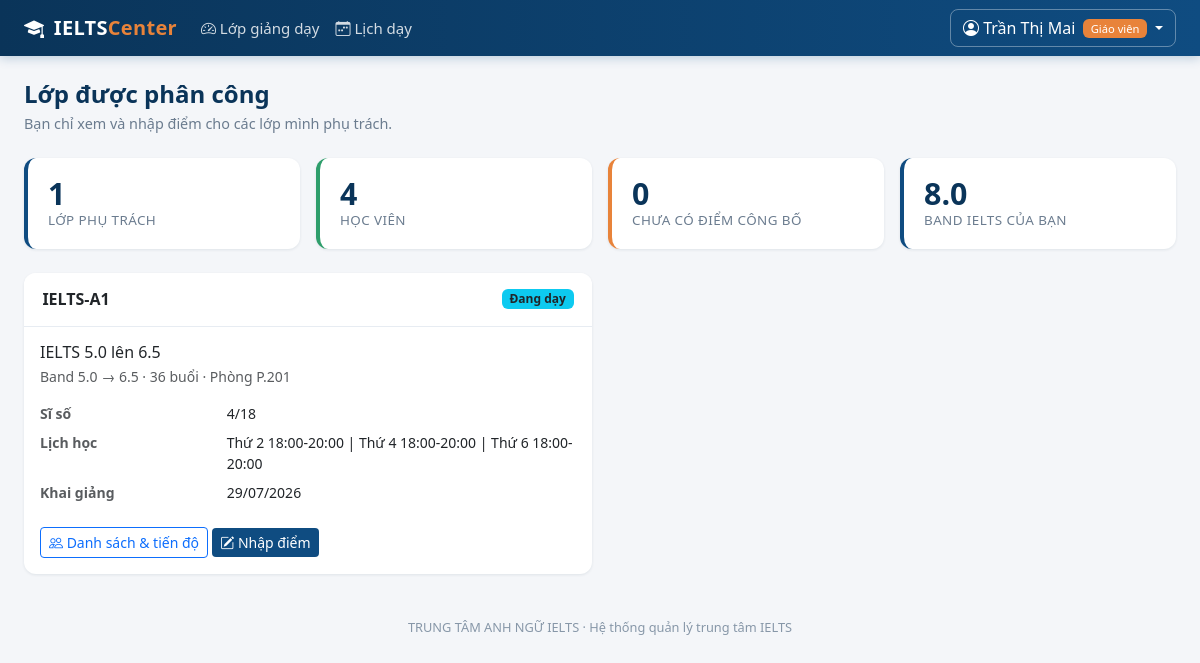
Page /giao-vien/ (signed in) on the committed database.
### models.py (models this page shows, shortened)
class User(UserMixin, db.Model):
    __tablename__ = "users"
    id = db.Column(db.Integer, primary_key=True)
    username = db.Column(db.String(50), unique=True, nullable=False, index=True)
    password_hash = db.Column(db.String(255), nullable=False)
    role = db.Column(db.String(20), nullable=False, default=ROLE_STUDENT)
    full_name = db.Column(db.String(120), nullable=False)
    email = db.Column(db.String(120))
    phone = db.Column(db.String(20))
    is_locked = db.Column(db.Boolean, default=False, nullable=False)
    failed_logins = db.Column(db.Integer, default=0, nullable=False)
    created_at = db.Column(db.DateTime, default=datetime.now)
    teacher = db.relationship(
        "TeacherProfile", back_populates="user", uselist=False, cascade="all, delete-orphan"
    )
    student = db.relationship(
        "StudentProfile", back_populates="user", uselist=False, cascade="all, delete-orphan"
    )
    @property
    def role_label(self):
        return ROLE_LABELS.get(self.role, self.role)
    @property
    def is_admin(self):
        return self.role == ROLE_ADMIN
    @property
    def is_teacher(self):
        return self.role == ROLE_TEACHER

class TeacherProfile(db.Model):
    __tablename__ = "teacher_profiles"
    id = db.Column(db.Integer, primary_key=True)
    user_id = db.Column(db.Integer, db.ForeignKey("users.id"), unique=True, nullable=False)
    degree = db.Column(db.String(150))          # bang cap
    ielts_band = db.Column(db.Float)            # band IELTS cua giao vien
    skills = db.Column(db.String(150))          # ky nang dam nhiem
    is_active = db.Column(db.Boolean, default=True, nullable=False)
    note = db.Column(db.Text)
    user = db.relationship("User", back_populates="teacher")
    classes = db.relationship("ClassRoom", back_populates="teacher")

class ClassRoom(db.Model):
    __tablename__ = "classes"
    id = db.Column(db.Integer, primary_key=True)
    code = db.Column(db.String(20), unique=True, nullable=False)
    course_id = db.Column(db.Integer, db.ForeignKey("courses.id"), nullable=False)
    teacher_id = db.Column(db.Integer, db.ForeignKey("teacher_profiles.id"))
    room = db.Column(db.String(30))
    start_date = db.Column(db.Date)
    max_size = db.Column(db.Integer, default=20, nullable=False)
    status = db.Column(db.String(20), default="open", nullable=False)
    course = db.relationship("Course", back_populates="classes")
    teacher = db.relationship("TeacherProfile", back_populates="classes")
    schedules = db.relationship(
        "Schedule", back_populates="classroom", cascade="all, delete-orphan"
    )
    enrollments = db.relationship(
        "Enrollment", back_populates="classroom", cascade="all, delete-orphan"
    )
    @property
    def status_label(self):
        return CLASS_STATUS.get(self.status, self.status)
    @property
    def current_size(self):
        return len([e for e in self.enrollments if e.status in ("studying", "reserved")])
    @property
    def schedule_display(self):
        if not self.schedules:
            return "Chưa xếp lịch"
        return " | ".join(
            f"{WEEKDAYS[s.weekday]} {s.start_time}-{s.end_time}" for s in self.schedules
        )

class Course(db.Model):
    __tablename__ = "courses"
    id = db.Column(db.Integer, primary_key=True)
    code = db.Column(db.String(20), unique=True, nullable=False)
    name = db.Column(db.String(150), nullable=False)
    entry_band = db.Column(db.Float, nullable=False)
    target_band = db.Column(db.Float, nullable=False)
    sessions = db.Column(db.Integer, nullable=False, default=36)
    tuition = db.Column(db.Integer, nullable=False, default=0)   # hoc phi (VND)
    is_open = db.Column(db.Boolean, default=True, nullable=False)
    description = db.Column(db.Text)
    classes = db.relationship("ClassRoom", back_populates="course")

class Enrollment(db.Model):
    __tablename__ = "enrollments"
    __table_args__ = (db.UniqueConstraint("student_id", "class_id", name="uq_student_class"),)
    id = db.Column(db.Integer, primary_key=True)
    student_id = db.Column(db.Integer, db.ForeignKey("student_profiles.id"), nullable=False)
    class_id = db.Column(db.Integer, db.ForeignKey("classes.id"), nullable=False)
    enrolled_at = db.Column(db.DateTime, default=datetime.now)
    status = db.Column(db.String(20), default="studying", nullable=False)
    student = db.relationship("StudentProfile", back_populates="enrollments")
    classroom = db.relationship("ClassRoom", back_populates="enrollments")
    scores = db.relationship(
        "ScoreRecord", back_populates="enrollment", cascade="all, delete-orphan"
    )

class Schedule(db.Model):
    __tablename__ = "schedules"
    id = db.Column(db.Integer, primary_key=True)
    class_id = db.Column(db.Integer, db.ForeignKey("classes.id"), nullable=False)
    weekday = db.Column(db.Integer, nullable=False)      # 0 = Thu 2
    start_time = db.Column(db.String(5), nullable=False)  # 'HH:MM'
    end_time = db.Column(db.String(5), nullable=False)
    classroom = db.relationship("ClassRoom", back_populates="schedules")

### blueprints/teacher.py (the view)
@teacher_bp.route("/")
def dashboard():
    classes = my_classes()
    total_students = sum(c.current_size for c in classes)
    pending = 0
    for c in classes:
        for e in c.enrollments:
            if e.status != "stopped" and not any(s.is_published for s in e.scores):
                pending += 1
    return render_template(
        "teacher/dashboard.html",
        classes=classes,
        total_students=total_students,
        pending=pending,
    )

### blueprints/teacher.py (called while the page is built)
@teacher_bp.before_request
@teacher_required
def _guard():
    return None

def my_classes():
    profile = current_user.teacher
    if profile is None:
        return []
    return (
        ClassRoom.query.filter_by(teacher_id=profile.id).order_by(ClassRoom.code).all()
    )

### models.py (called while the page is built)
@login_manager.user_loader
def load_user(user_id):
    return db.session.get(User, int(user_id))

### utils.py (called while the page is built)
def role_required(*roles):
    def decorator(view):
        @wraps(view)
        def wrapper(*args, **kwargs):
            if not current_user.is_authenticated:
                flash("Vui lòng đăng nhập để tiếp tục.", "warning")
                return redirect(url_for("auth.login"))
            if current_user.role not in roles:
                abort(403)
            return view(*args, **kwargs)
        return wrapper
    return decorator

### templates/teacher/dashboard.html (shortened to what this page needs)
{% extends "base.html" %}
{% block content %}
<h4 class="page-title">Lớp được phân công</h4>
<p class="page-sub mb-4">Bạn chỉ xem và nhập điểm cho các lớp mình phụ trách.</p>
<div class="row g-3 mb-4">
  <div class="col-6 col-lg-3">
    <div class="stat-card">
      <div class="stat-value">{{ classes|length }}</div>
      <div class="stat-label">Lớp phụ trách</div>
    </div>
  </div>
  <div class="col-6 col-lg-3">
    <div class="stat-card green">
      <div class="stat-value">{{ total_students }}</div>
      <div class="stat-label">Học viên</div>
    </div>
  </div>
  <div class="col-6 col-lg-3">
    <div class="stat-card accent">
      <div class="stat-value">{{ pending }}</div>
      <div class="stat-label">Chưa có điểm công bố</div>
    </div>
  </div>
  <div class="col-6 col-lg-3">
    <div class="stat-card">
      <div class="stat-value">{{ current_user.teacher.ielts_band or '—' }}</div>
      <div class="stat-label">Band IELTS của bạn</div>
    </div>
  </div>
</div>
<div class="row g-3">
{% for c in classes %}
  <div class="col-lg-6">
    <div class="card h-100">
      <div class="card-header d-flex justify-content-between align-items-center">
        <span>{{ c.code }}</span>
        <span class="badge bg-info text-dark">{{ c.status_label }}</span>
      </div>
      <div class="card-body">
        <h6 class="mb-1">{{ c.course.name }}</h6>
        <p class="small text-muted mb-3">
          Band {{ c.course.entry_band }} → {{ c.course.target_band }} ·
          {{ c.course.sessions }} buổi · Phòng {{ c.room or '—' }}
        </p>
        <dl class="row small mb-3">
          <dt class="col-4 text-muted">Sĩ số</dt><dd class="col-8">{{ c.current_size }}/{{ c.max_size }}</dd>
          <dt class="col-4 text-muted">Lịch học</dt><dd class="col-8">{{ c.schedule_display }}</dd>
          <dt class="col-4 text-muted">Khai giảng</dt><dd class="col-8">{{ c.start_date | date_vn }}</dd>
        </dl>
        <a href="{{ url_for('teacher.class_detail', class_id=c.id) }}" class="btn btn-sm btn-outline-primary">
          <i class="bi bi-people"></i> Danh sách & tiến độ
        </a>
        <a href="{{ url_for('teacher.enter_scores', class_id=c.id) }}" class="btn btn-sm btn-primary" style="background:var(--brand);border:none">
          <i class="bi bi-pencil-square"></i> Nhập điểm
        </a>
      </div>
    </div>
  </div>
{% else %}
  <div class="col-12">
    <div class="alert alert-info">Bạn chưa được phân công lớp nào. Liên hệ quản trị viên để được phân lớp.</div>
  </div>
{% endfor %}
</div>
{% endblock %}

### templates/base.html (shortened to what this page needs)
<!DOCTYPE html>
<html lang="vi">
<head>
  <link href="{{ url_for('static', filename='vendor/bootstrap/bootstrap.min.css') }}" rel="stylesheet">
  <link href="{{ url_for('static', filename='vendor/bootstrap-icons/bootstrap-icons.min.css') }}" rel="stylesheet">
  <link rel="stylesheet" href="{{ url_for('static', filename='css/style.css') }}">
</head>
<body class="{% if not current_user.is_authenticated %}page-auth{% endif %}">
{% if current_user.is_authenticated %}
<nav class="navbar navbar-expand-lg app-navbar sticky-top">
  <div class="container-fluid px-4">
    <a class="navbar-brand" href="{{ url_for('auth.index') }}">
      <i class="bi bi-mortarboard-fill me-1"></i> IELTS<span class="brand-light">Center</span>
    </a>
    <div class="collapse navbar-collapse" id="mainNav">
      <ul class="navbar-nav me-auto">
        {% if current_user.is_admin %}
          <li class="nav-item"><a class="nav-link" href="{{ url_for('admin.dashboard') }}"><i class="bi bi-speedometer2"></i> Tổng quan</a></li>
          <li class="nav-item"><a class="nav-link" href="{{ url_for('admin.courses') }}"><i class="bi bi-journal-bookmark"></i> Khóa học</a></li>
          <li class="nav-item"><a class="nav-link" href="{{ url_for('admin.classes') }}"><i class="bi bi-people"></i> Lớp học</a></li>
          <li class="nav-item"><a class="nav-link" href="{{ url_for('admin.schedule_management') }}"><i class="bi bi-calendar-week"></i> Lịch học</a></li>
          <li class="nav-item"><a class="nav-link" href="{{ url_for('admin.teachers') }}"><i class="bi bi-person-video3"></i> Giáo viên</a></li>
          <li class="nav-item"><a class="nav-link" href="{{ url_for('admin.students') }}"><i class="bi bi-person-badge"></i> Học viên</a></li>
          <li class="nav-item"><a class="nav-link" href="{{ url_for('admin.accounts') }}"><i class="bi bi-shield-lock"></i> Tài khoản</a></li>
          <li class="nav-item"><a class="nav-link" href="{{ url_for('admin.scores') }}"><i class="bi bi-clipboard-data"></i> Kết quả</a></li>
        {% elif current_user.is_teacher %}
          <li class="nav-item"><a class="nav-link" href="{{ url_for('teacher.dashboard') }}"><i class="bi bi-speedometer2"></i> Lớp giảng dạy</a></li>
          <li class="nav-item"><a class="nav-link" href="{{ url_for('teacher.schedule') }}"><i class="bi bi-calendar-week"></i> Lịch dạy</a></li>
        {% endif %}
      </ul>
      <div class="dropdown">
        <a class="btn btn-user dropdown-toggle" href="#" data-bs-toggle="dropdown">
          <i class="bi bi-person-circle"></i>
          {{ current_user.full_name }}
          <span class="badge role-badge ms-1">{{ current_user.role_label }}</span>
        </a>
      </div>
    </div>
  </div>
</nav>
{% endif %}
<main class="{% if current_user.is_authenticated %}container-fluid px-4 py-4{% else %}auth-wrapper{% endif %}">
  {% block content %}{% endblock %}
</main>
{% if current_user.is_authenticated %}
<footer class="app-footer">
  {{ CENTER_NAME }} · Hệ thống quản lý trung tâm IELTS
</footer>
{% endif %}
</body>
</html>

### static/css/style.css (style rules this page uses)
:root { --brand: #0f4c81; --brand-dark: #0a3459; --brand-light: #4a90c2; --accent: #e8833a; --surface: #f4f6f9; }
body { background: var(--surface); font-family: "Segoe UI", Roboto, "Helvetica Neue", Arial, sans-serif; color: #23303d; min-height: 100vh; }
.app-navbar { background: linear-gradient(90deg, var(--brand-dark), var(--brand)); box-shadow: 0 2px 10px rgba(15, 76, 129, .25); }
.app-navbar .navbar-brand { color: #fff; font-weight: 700; letter-spacing: .3px; }
.app-navbar .brand-light { color: var(--accent); }
.app-navbar .nav-link { color: rgba(255, 255, 255, .82); font-size: .94rem; padding: .5rem .85rem; border-radius: 6px; }
.btn-user { color: #fff; border: 1px solid rgba(255,255,255,.35); border-radius: 8px; }
.role-badge { background: var(--accent); font-weight: 500; font-size: .7rem; }
.card { border: none; border-radius: 12px; box-shadow: 0 1px 3px rgba(16, 40, 66, .09); }
.card-header { background: #fff; border-bottom: 1px solid #e7ecf2; font-weight: 600; border-radius: 12px 12px 0 0 !important; padding: .9rem 1.15rem; }
.page-title { font-weight: 700; color: var(--brand-dark); margin-bottom: .25rem; }
.page-sub { color: #6b7c8f; font-size: .9rem; }
.stat-card { border-radius: 12px; padding: 1.15rem 1.25rem; background: #fff; border-left: 4px solid var(--brand); box-shadow: 0 1px 3px rgba(16, 40, 66, .09); height: 100%; }
.stat-card .stat-value { font-size: 1.9rem; font-weight: 700; color: var(--brand-dark); line-height: 1.1; }
.stat-card .stat-label { color: #6b7c8f; font-size: .84rem; text-transform: uppercase; letter-spacing: .4px; }
.stat-card.accent { border-left-color: var(--accent); }
.stat-card.green { border-left-color: #2e9e6b; }
.app-footer { text-align: center; color: #8797a8; font-size: .8rem; padding: 1.25rem 0 2rem; }

### rows in the picture
User: full_name "Trần Thị Mai", role_label "Giáo viên"
TeacherProfile: teacher "8.0"
ClassRoom: code "IELTS-A1", status_label "Đang dạy", course.name "IELTS 5.0 lên 6.5", course.entry_band "5.0", course.target_band "6.5", course.sessions "36", room "P.201", current_size "4", max_size "18", schedule_display "Thứ 2 18:00-20:00 | Thứ 4 18:00-20:00 | Thứ 6 18:00-20:00", start_date "29/07/2026"

### other values in the picture
{{ classes|length }} "1"
{{ total_students }} "4"
{{ pending }} "0"
{{ CENTER_NAME }} "TRUNG TÂM ANH NGỮ IELTS"
